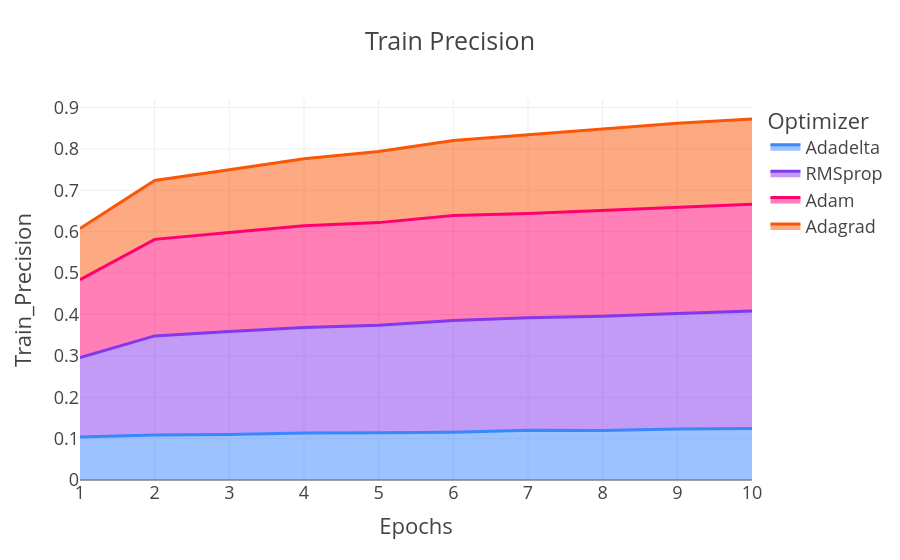

The cell this chart's notebook holds for it:
### Code cell
scatterplot = px.area(
    data_frame=opt,
    x="Epochs",
    y="Train_Precision",
    color="Optimizer",                                            
    color_discrete_sequence=["#3a86ff", "#8338ec", "#ff006e", "#fb5607"],
    title='Train Precision',
    #width=500,             
    #height=500,            
    template='presentation',
)
pyo.iplot(scatterplot, filename = 'Opt_train_prec')

### Figure 1 — Plotly figure (JSON) as saved in the notebook; plotly's stock layout.template omitted (floating-point values rounded to 4 significant figures)
{"data": [{"fillpattern": {"shape": ""}, "hovertemplate": "Optimizer=Adadelta<br>Epochs=%{x}<br>Train_Precision=%{y}<extra></extra>", "legendgroup": "Adadelta", "line": {"color": "#3a86ff"}, "marker": {"symbol": "circle"}, "mode": "lines", "name": "Adadelta", "orientation": "v", "showlegend": true, "stackgroup": "1", "type": "scatter", "x": [6, 8, 10, 9, 3, 4, 7, 1, 2, 5], "xaxis": "x", "y": [0.1156, 0.1199, 0.1247, 0.123, 0.1097, 0.1137, 0.1203, 0.1042, 0.1087, 0.1143], "yaxis": "y"}, {"fillpattern": {"shape": ""}, "hovertemplate": "Optimizer=RMSprop<br>Epochs=%{x}<br>Train_Precision=%{y}<extra></extra>", "legendgroup": "RMSprop", "line": {"color": "#8338ec"}, "marker": {"symbol": "circle"}, "mode": "lines", "name": "RMSprop", "orientation": "v", "showlegend": true, "stackgroup": "1", "type": "scatter", "x": [9, 5, 8, 10, 3, 2, 1, 6, 4, 7], "xaxis": "x", "y": [0.2795, 0.26, 0.2759, 0.2837, 0.249, 0.2397, 0.192, 0.2698, 0.2552, 0.2716], "yaxis": "y"}, {"fillpattern": {"shape": ""}, "hovertemplate": "Optimizer=Adam<br>Epochs=%{x}<br>Train_Precision=%{y}<extra></extra>", "legendgroup": "Adam", "line": {"color": "#ff006e"}, "marker": {"symbol": "circle"}, "mode": "lines", "name": "Adam", "orientation": "v", "showlegend": true, "stackgroup": "1", "type": "scatter", "x": [2, 1, 10, 4, 8, 3, 9, 5, 6, 7], "xaxis": "x", "y": [0.2333, 0.1879, 0.2579, 0.2456, 0.2555, 0.2397, 0.2569, 0.2478, 0.2536, 0.2523], "yaxis": "y"}, {"fillpattern": {"shape": ""}, "hovertemplate": "Optimizer=Adagrad<br>Epochs=%{x}<br>Train_Precision=%{y}<extra></extra>", "legendgroup": "Adagrad", "line": {"color": "#fb5607"}, "marker": {"symbol": "circle"}, "mode": "lines", "name": "Adagrad", "orientation": "v", "showlegend": true, "stackgroup": "1", "type": "scatter", "x": [7, 4, 8, 5, 10, 1, 2, 6, 3, 9], "xaxis": "x", "y": [0.1904, 0.1618, 0.1966, 0.172, 0.2063, 0.124, 0.1422, 0.1815, 0.1514, 0.2029], "yaxis": "y"}], "layout": {"legend": {"title": {"text": "Optimizer"}, "tracegroupgap": 0}, "title": {"text": "Train Precision"}, "xaxis": {"anchor": "y", "domain": [0, 1], "title": {"text": "Epochs"}}, "yaxis": {"anchor": "x", "domain": [0, 1], "title": {"text": "Train_Precision"}}}}
